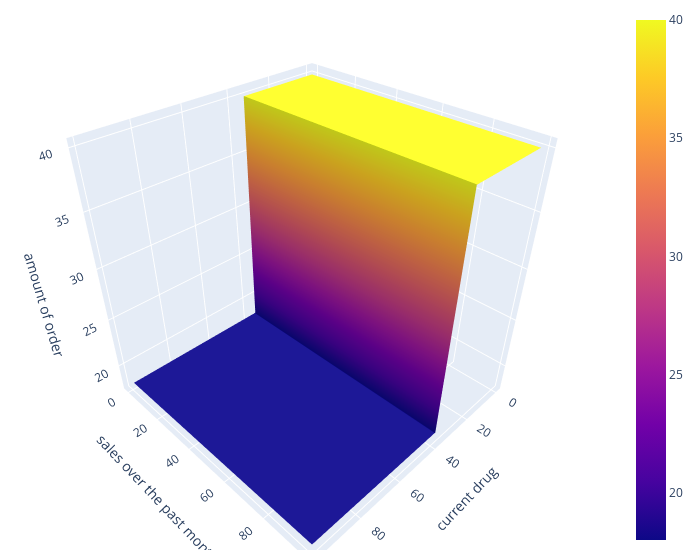

Notebook code cell kept with this figure:
### Markdown cell above
## **📊 3D Plots - View the System**

---

### Code cell
x, y = np.meshgrid(universe, universe)
w = np.zeros_like(x)
n = universe.shape[0]

# loop through the system n*n times to collect the control surface
for i in range(n):
    for j in range(n):
        current          = x[i, j]
        past_month_sales = y[i, j]
        outputs, _ = compute(drug={"X": current, "Y": month}, verbose=False)
        w[i, j] = float(list(outputs.values())[0]) # collect the risk of the output or order amount

        
fig = go.Figure(data=go.Surface(x=x, y=y, z=w))
fig.update_layout(layout, width=700, margin=dict(r=20, l=10, b=10, t=10))
fig.update_scenes(xaxis_title_text=X.name, yaxis_title_text=Y.name, zaxis_title_text=W.name)
fig.show()

### Figure 1 — Plotly figure (JSON) as saved in the notebook; plotly's stock layout.template omitted (floating-point values rounded to 4 significant figures; data arrays with more than 128 entries replaced by an {"elided": "..."} marker saying what was removed)
{"data": [{"type": "surface", "x": {"elided": "100x100 int values"}, "y": {"elided": "100x100 int values"}, "z": {"elided": "100x100 int values"}}], "layout": {"margin": {"b": 10, "l": 10, "r": 20, "t": 10}, "scene": {"xaxis": {"title": {"text": "current drug"}}, "yaxis": {"title": {"text": "sales over the past month"}}, "zaxis": {"title": {"text": "amount of order"}}}, "showlegend": true, "width": 700}}
